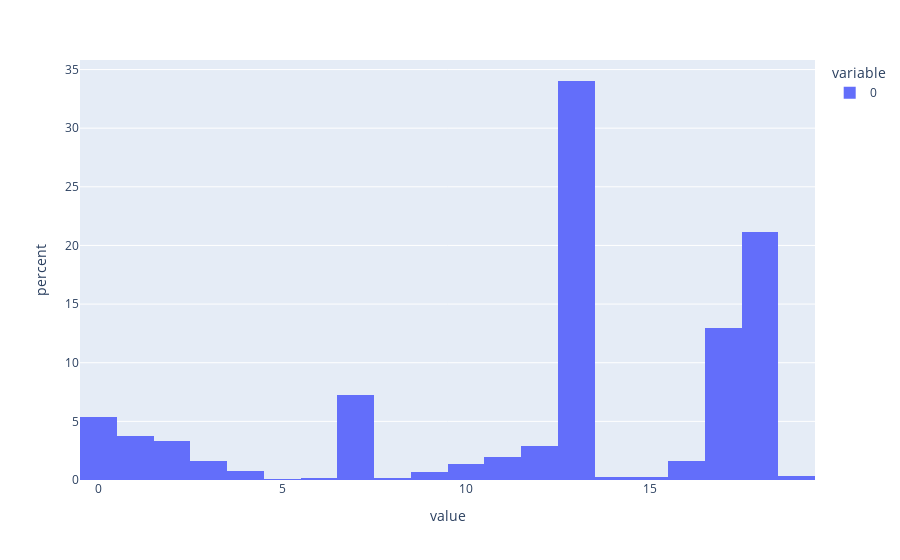

Here is the notebook cell this chart was saved with:
### Code cell
fig = px.histogram(Xh,histnorm='percent',nbins=n_centers).show()

### Figure 1 — Plotly figure (JSON) as saved in the notebook; plotly's stock layout.template omitted (floating-point values rounded to 4 significant figures; data arrays with more than 128 entries replaced by an {"elided": "..."} marker saying what was removed)
{"data": [{"alignmentgroup": "True", "bingroup": "x", "histnorm": "percent", "hovertemplate": "variable=0<br>value=%{x}<br>percent=%{y}<extra></extra>", "legendgroup": "0", "marker": {"color": "#636efa", "pattern": {"shape": ""}}, "name": "0", "nbinsx": 20, "offsetgroup": "0", "orientation": "v", "showlegend": true, "type": "histogram", "x": {"elided": "11704 int values"}, "xaxis": "x", "yaxis": "y"}], "layout": {"barmode": "relative", "legend": {"title": {"text": "variable"}, "tracegroupgap": 0}, "margin": {"t": 60}, "xaxis": {"anchor": "y", "domain": [0, 1], "title": {"text": "value"}}, "yaxis": {"anchor": "x", "domain": [0, 1], "title": {"text": "percent"}}}}
